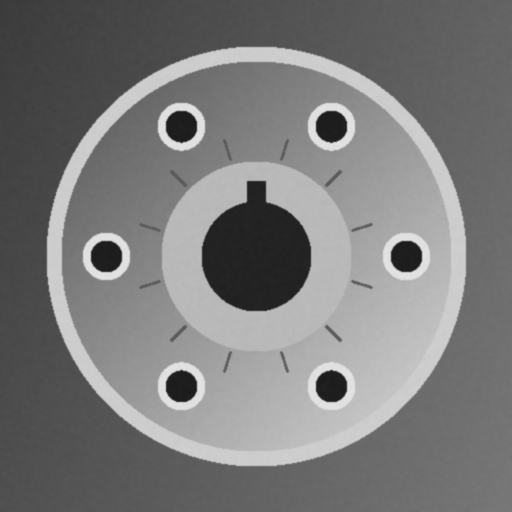
#> input picture src/labs/lab2/detail.png, 512 x 512 px
$ python lab2_variant1.py   (older library calls are emulated)
#> lines starting #> are read from the running program, lines starting #| are printed output that depends on the picture; after the words box and inside, x2 and y2 are one past the last pixel; in counts of white or black regions, pixels touching at a corner belong together

import os
import sys
import json
import time

import cv2
import numpy as np
import matplotlib
matplotlib.use("Agg")                     # рендер без вікна (для збереження рисунків)
import matplotlib.pyplot as plt
from skimage.metrics import structural_similarity as ssim

# ---------------------------------------------------------------------------
# Параметри варіанту 1
# ---------------------------------------------------------------------------
NOISE_PROB = 0.05          # щільність імпульсного шуму 5 %
KSIZES = (3, 5)            # апертури фільтрів
T_LOW, T_HIGH = 30, 100    # пороги детектора Canny
SEED = 42                  # фіксований seed для відтворюваності результатів
OUT = "results"
os.makedirs(OUT, exist_ok=True)
plt.rcParams.update({"font.size": 10, "figure.dpi": 110})


# ---------------------------------------------------------------------------
# 1. Завантаження вхідного зображення технічної деталі
# ---------------------------------------------------------------------------
def load_image(path):
    """Завантажує зображення у градаціях сірого.
    Якщо файл не знайдено або його не вдалося прочитати — повідомляє користувача і завершує роботу."""
#> called with path = 'detail.png'
    if not os.path.exists(path):
        sys.exit(f"Помилка: файл зображення '{path}' не знайдено. "
                 f"Покладіть зображення поруч зі скриптом або вкажіть шлях: "
                 f"python lab2_variant1.py <шлях_до_зображення>")
    img = cv2.imread(path, cv2.IMREAD_GRAYSCALE)
#> img is the input picture: shape (512, 512); min 27, max 228, mean 122.6
    if img is None:
        sys.exit(f"Помилка: не вдалося прочитати '{path}' як зображення "
                 f"(підтримуються формати JPG, PNG, BMP тощо).")
    print(f"Завантажено зображення: {path}  {img.shape}")
#| Завантажено зображення: detail.png  (512, 512)
    return img


# ---------------------------------------------------------------------------
# 2. Моделювання імпульсного шуму «сіль та перець»
# ---------------------------------------------------------------------------
def add_salt_pepper(img, prob, seed=SEED):
    """prob/2 пікселів -> 0 (перець), prob/2 пікселів -> 255 (сіль)."""
#> called with prob = 0.05, seed = 42
    rng = np.random.default_rng(seed)
    noisy = img.copy()
    rnd = rng.random(img.shape)
    noisy[rnd < prob / 2] = 0
    noisy[rnd > 1 - prob / 2] = 255
    return noisy


# ---------------------------------------------------------------------------
# 3. Метрики якості
# ---------------------------------------------------------------------------
def calc_metrics(orig, proc):
    """Повертає MSE, PSNR (dB) та SSIM між еталоном і обробленим зображенням."""
    diff = orig.astype(np.float64) - proc.astype(np.float64)
    mse = float(np.mean(diff ** 2))
    psnr = float("inf") if mse == 0 else 10 * np.log10(255.0 ** 2 / mse)
    return mse, psnr, float(ssim(orig, proc, data_range=255))


def timed(fn, *args, repeats=20):
    """Середній час виконання фільтра, мс."""
    fn(*args)
    t0 = time.perf_counter()
    for _ in range(repeats):
        res = fn(*args)
    return res, (time.perf_counter() - t0) / repeats * 1000


# ---------------------------------------------------------------------------
# ОСНОВНИЙ ЕКСПЕРИМЕНТ
# ---------------------------------------------------------------------------
img = load_image(sys.argv[1] if len(sys.argv) > 1 else "detail.png")
cv2.imwrite(f"{OUT}/00_original.png", img)

noisy = add_salt_pepper(img, NOISE_PROB)
cv2.imwrite(f"{OUT}/01_noisy_sp5.png", noisy)
n_imp = int(np.sum(noisy != img))
#> n_imp = 13073
print(f"Змінено імпульсами пікселів: {n_imp} ({n_imp / img.size * 100:.2f} %)")
#| Змінено імпульсами пікселів: 13073 (4.99 %)

# --- фільтрація: Median та Box з однаковими апертурами ---
results = {"Без фільтра": noisy}
times = {}
for k in KSIZES:
    results[f"Median {k}×{k}"], times[f"Median {k}×{k}"] = timed(cv2.medianBlur, noisy, k)
    results[f"Box {k}×{k}"], times[f"Box {k}×{k}"] = timed(cv2.blur, noisy, (k, k))
#> after the loop, results = 5 items; times = {'Median 3×3': 0.09, 'Box 3×3': 0.0967, 'Median 5×5': 0.71, 'Box 5×5': 0.101}
for name, im in results.items():
    cv2.imwrite(f"{OUT}/f_{name.replace(' ', '_').replace('×', 'x')}.png", im)
#> this loop made 5 passes
#> name on passes 1 to 5: 'Без фільтра', 'Median 3×3', 'Box 3×3', 'Median 5×5', 'Box 5×5'

# --- метрики ---
table = []
print(f"\n{'Метод':<14}{'MSE':>10}{'PSNR, dB':>10}{'SSIM':>8}{'t, мс':>8}")
for name, im in results.items():
    mse, psnr, s = calc_metrics(img, im)
    row = dict(method=name, mse=round(mse, 2), psnr=round(psnr, 2), ssim=round(s, 4),
               time_ms=round(times.get(name, 0.0), 3))
    table.append(row)
    print(f"{name:<14}{mse:>10.2f}{psnr:>10.2f}{s:>8.4f}{row['time_ms']:>8.3f}")
#> this loop made 5 passes
#> (name, mse, psnr, s) on passes 1 to 5: ('Без фільтра', 922.2, 18.48, 0.242), ('Median 3×3', 2.62, 43.94, 0.996), ('Box 3×3', 118.5, 27.4, 0.534), ('Median 5×5', 4.39, 41.7, 0.993), ('Box 5×5', 79.53, 29.13, 0.736)
#| Без фільтра       922.23     18.48  0.2419   0.000
#| Median 3×3          2.62     43.94  0.9965   0.090
#| Box 3×3           118.46     27.40  0.5344   0.097
#| Median 5×5          4.39     41.70  0.9927   0.710
#| Box 5×5            79.53     29.13  0.7358   0.101
#> after the loop, table = 5 items

# виграш медіани над Box
gain = {}
for k in KSIZES:
    m = next(r for r in table if r["method"] == f"Median {k}×{k}")
    b = next(r for r in table if r["method"] == f"Box {k}×{k}")
    gain[k] = dict(mse_ratio=round(b["mse"] / m["mse"], 2), psnr_gain=round(m["psnr"] - b["psnr"], 2))
    print(f"Апертура {k}×{k}: MSE_Box / MSE_Median = {gain[k]['mse_ratio']}, "
          f"виграш PSNR = {gain[k]['psnr_gain']} dB")
#> this loop made 2 passes
#| Апертура 3×3: MSE_Box / MSE_Median = 45.21, виграш PSNR = 16.54 dB
#| Апертура 5×5: MSE_Box / MSE_Median = 18.12, виграш PSNR = 12.57 dB
#> after the loop, gain = 2 items

# --- Рис. 1: вхідні дані та результати фільтрації ---
fig, axes = plt.subplots(2, 3, figsize=(12, 9.2))
order = ["Без фільтра", "Median 3×3", "Median 5×5", None, "Box 3×3", "Box 5×5"]
for ax, name in zip(axes.ravel(), order):
    if name is None:
        ax.imshow(img, cmap="gray", vmin=0, vmax=255); ax.set_title("Оригінал (еталон)")
    else:
        r = next(r for r in table if r["method"] == name)
        ttl = "Зашумлене S&P 5 %" if name == "Без фільтра" else name
        ax.imshow(results[name], cmap="gray", vmin=0, vmax=255)
        ax.set_title(f"{ttl}\nMSE={r['mse']:.1f}  PSNR={r['psnr']:.2f} dB")
    ax.axis("off")
fig.tight_layout(); fig.savefig(f"{OUT}/fig1_filtering.png", dpi=130); plt.close(fig)

# --- Рис. 2: збільшений фрагмент (видно залишки імпульсів / розмиття) ---
y0, x0, s = 60, 330, 110      # фрагмент з кріпильним отвором
fig, axes = plt.subplots(1, 5, figsize=(15, 3.4))
for ax, (name, im) in zip(axes, [("Оригінал", img), ("S&P 5 %", noisy),
                                  ("Median 3×3", results["Median 3×3"]),
                                  ("Median 5×5", results["Median 5×5"]),
                                  ("Box 5×5", results["Box 5×5"])]):
    ax.imshow(im[y0:y0 + s, x0:x0 + s], cmap="gray", vmin=0, vmax=255, interpolation="nearest")
    ax.set_title(name); ax.axis("off")
#> this loop made 5 passes
fig.tight_layout(); fig.savefig(f"{OUT}/fig2_zoom.png", dpi=130); plt.close(fig)

# --- Рис. 3: стовпчикова діаграма MSE (основне спец. дослідження) ---
fig, ax = plt.subplots(figsize=(7, 4))
xs = np.arange(len(KSIZES)); wbar = 0.36
mse_med = [next(r["mse"] for r in table if r["method"] == f"Median {k}×{k}") for k in KSIZES]
#> mse_med = [2.62, 4.39]
mse_box = [next(r["mse"] for r in table if r["method"] == f"Box {k}×{k}") for k in KSIZES]
#> mse_box = [118.5, 79.53]
b1 = ax.bar(xs - wbar / 2, mse_med, wbar, label="Median", color="#2a6fbb")
b2 = ax.bar(xs + wbar / 2, mse_box, wbar, label="Box", color="#e08a2c")
ax.bar_label(b1, fmt="%.1f"); ax.bar_label(b2, fmt="%.1f")
ax.set_xticks(xs, [f"{k}×{k}" for k in KSIZES]); ax.set_ylabel("MSE")
ax.set_title("MSE для Median та Box при однакових апертурах (S&P 5 %)")
ax.legend(); ax.spines[["top", "right"]].set_visible(False)
fig.tight_layout(); fig.savefig(f"{OUT}/fig3_mse_bar.png", dpi=130); plt.close(fig)

# --- Рис. 4: 1D-профіль інтенсивності вздовж рядка через отвір ---
row_y = 256
fig, ax = plt.subplots(figsize=(10, 3.8))
ax.plot(noisy[row_y], color="#bbbbbb", lw=0.8, label="S&P 5 %")
ax.plot(img[row_y], color="black", lw=1.6, label="Оригінал")
ax.plot(results["Median 5×5"][row_y], color="#2a6fbb", lw=1.3, label="Median 5×5")
ax.plot(results["Box 5×5"][row_y], color="#e08a2c", lw=1.3, ls="--", label="Box 5×5")
ax.set_xlim(0, img.shape[1] - 1); ax.set_xlabel("x, піксель"); ax.set_ylabel("Інтенсивність")
ax.set_title(f"Профіль інтенсивності вздовж рядка y = {row_y}")
ax.legend(ncol=4, loc="upper center", bbox_to_anchor=(0.5, -0.2), frameon=False); ax.spines[["top", "right"]].set_visible(False)
fig.tight_layout(); fig.savefig(f"{OUT}/fig4_profile.png", dpi=130); plt.close(fig)

# ---------------------------------------------------------------------------
# 4. Математична причина стійкості медіани: аналіз одного вікна 3×3 зі спайком
# ---------------------------------------------------------------------------
win = np.array([[150, 152, 149], [151, 255, 150], [148, 153, 151]], dtype=float)  # «сіль» у центрі
win_mean, win_med = win.mean(), np.median(win)
print(f"\nВікно 3×3 зі спайком 255: mean = {win_mean:.2f}, median = {win_med:.0f}")
# скільки імпульсів має потрапити у вікно, щоб медіана «зламалась»
# медіана 9 значень — 5-те за порядком; вона стає імпульсом, коли однакових імпульсів ≥ 5
breakdown = {k: (k * k) // 2 + 1 for k in (3, 5, 7)}
# ймовірність, що у вікні ≥ m імпульсів одного знаку (p/2 = 2.5 %) — біноміальний розподіл
from math import comb
def p_break(k, p=NOISE_PROB / 2):
    n = k * k; m = n // 2 + 1
    return sum(comb(n, j) * p ** j * (1 - p) ** (n - j) for j in range(m, n + 1))
p_fail = {k: p_break(k) for k in (3, 5)}
for k in (3, 5):
    print(f"P(медіана {k}×{k} дорівнює імпульсу) = {p_fail[k]:.2e}")

# Емпірична перевірка: частка імпульсів, що залишились після фільтра
imp_mask = noisy != img
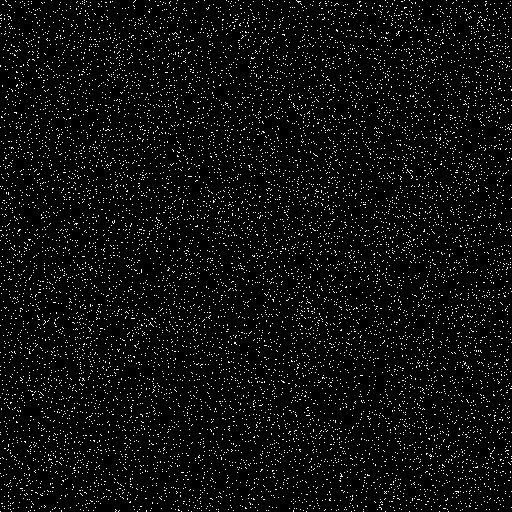
#> imp_mask: shape (512, 512) bool; 5% white in thin lines or dots
residual_imp = {}
for name in ["Median 3×3", "Median 5×5", "Box 3×3", "Box 5×5"]:
    f = results[name].astype(int)
    # «залишковий» імпульс — піксель, відхилення якого від еталону > 40 рівнів
    residual_imp[name] = int(np.sum(np.abs(f - img.astype(int)) > 40))
#> after the loop, residual_imp = {'Median 3×3': 87, 'Median 5×5': 147, 'Box 3×3': 1860, 'Box 5×5': 954}
print("Пікселів з похибкою > 40:", residual_imp)
#| Пікселів з похибкою > 40: {'Median 3×3': 87, 'Median 5×5': 147, 'Box 3×3': 1860, 'Box 5×5': 954}

# ---------------------------------------------------------------------------
# 5. Додатково: залежність MSE від щільності шуму (1…30 %) — межі ефективності
# ---------------------------------------------------------------------------
densities = [0.01, 0.03, 0.05, 0.08, 0.10, 0.15, 0.20, 0.25, 0.30]
sweep = {n: [] for n in ["Median 3×3", "Median 5×5", "Box 3×3", "Box 5×5"]}
for d in densities:
    nz = add_salt_pepper(img, d)
    for k in KSIZES:
        sweep[f"Median {k}×{k}"].append(calc_metrics(img, cv2.medianBlur(nz, k))[0])
        sweep[f"Box {k}×{k}"].append(calc_metrics(img, cv2.blur(nz, (k, k)))[0])
#> this loop made 9 passes
#> pass 1, in calc_metrics (call 8), `diff = orig.astype(np.float64) - proc.astype(np.float64)`:
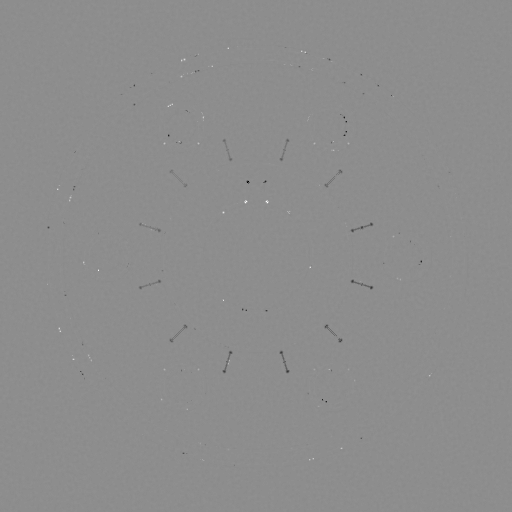
#> diff: shape (512, 512) float64; min -86, max 69, mean 0; drawn with min black and max white
#> after the loop:
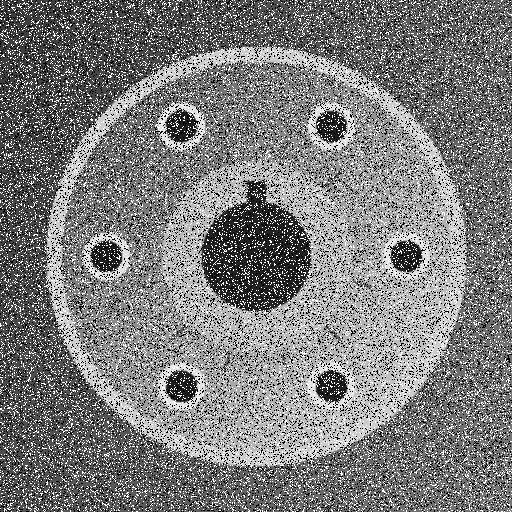
#> nz: shape (512, 512); min 0, max 255, mean 124.1
fig, ax = plt.subplots(figsize=(8, 4.2))
sty = {"Median 3×3": ("#7fb3e6", "-"), "Median 5×5": ("#2a6fbb", "-"),
       "Box 3×3": ("#f2b878", "--"), "Box 5×5": ("#e08a2c", "--")}
for n, v in sweep.items():
    ax.plot(np.array(densities) * 100, v, marker="o", ms=4, color=sty[n][0], ls=sty[n][1], label=n)
ax.axvline(5, color="gray", lw=0.8, ls=":"); ax.text(5.3, ax.get_ylim()[1] * 0.92, "варіант 1", color="gray")
ax.set_yscale("log"); ax.set_xlabel("Щільність шуму S&P, %"); ax.set_ylabel("MSE (лог. шкала)")
ax.set_title("Залежність MSE від щільності імпульсного шуму")
ax.legend(); ax.grid(alpha=0.3, which="both"); ax.spines[["top", "right"]].set_visible(False)
fig.tight_layout(); fig.savefig(f"{OUT}/fig5_density_sweep.png", dpi=130); plt.close(fig)

# ---------------------------------------------------------------------------
# 6. Виділення контурів: Sobel, Laplacian, Canny (30/100)
# ---------------------------------------------------------------------------
base = results["Median 5×5"]
sobelx = cv2.Sobel(base, cv2.CV_64F, 1, 0, ksize=3)
sobely = cv2.Sobel(base, cv2.CV_64F, 0, 1, ksize=3)
sobel_mag = cv2.magnitude(sobelx, sobely)
laplacian = cv2.Laplacian(base, cv2.CV_64F, ksize=3)

edges_ref = cv2.Canny(img, T_LOW, T_HIGH)          # «еталонна» карта контурів оригіналу
#> edges_ref: shape (512, 512); 2.5% white in thin lines or dots, all inside (x1, y1, x2, y2) = (46, 46, 467, 467)
edge_stats = []
canny_maps = {}
for name in ["Без фільтра", "Median 3×3", "Median 5×5", "Box 3×3", "Box 5×5"]:
    e = cv2.Canny(results[name], T_LOW, T_HIGH)
    canny_maps[name] = e
    # точність / повнота з допуском 1 піксель (розширюємо еталон та результат)
    k3 = np.ones((3, 3), np.uint8)
    tp_p = np.sum((e > 0) & (cv2.dilate(edges_ref, k3) > 0))
    tp_r = np.sum((edges_ref > 0) & (cv2.dilate(e, k3) > 0))
    prec = tp_p / max(np.sum(e > 0), 1); rec = tp_r / max(np.sum(edges_ref > 0), 1)
    f1 = 2 * prec * rec / (prec + rec + 1e-12)
    edge_stats.append(dict(method=name, n_edge=int(np.sum(e > 0)),
                           precision=round(float(prec), 3), recall=round(float(rec), 3),
                           f1=round(float(f1), 3)))
#> this loop made 5 passes
#> (tp_p, tp_r, prec, rec, f1) on passes 1 to 5: (7504, 6405, 0.11, 0.995, 0.199), (6484, 6436, 1, 1, 1), (6450, 6418, 1, 0.997, 0.999), (6841, 6293, 0.118, 0.978, 0.211), (6601, 5987, 0.293, 0.93, 0.446)
#> pass 1, `e = cv2.Canny(results[name], T_LOW, T_HIGH)`:
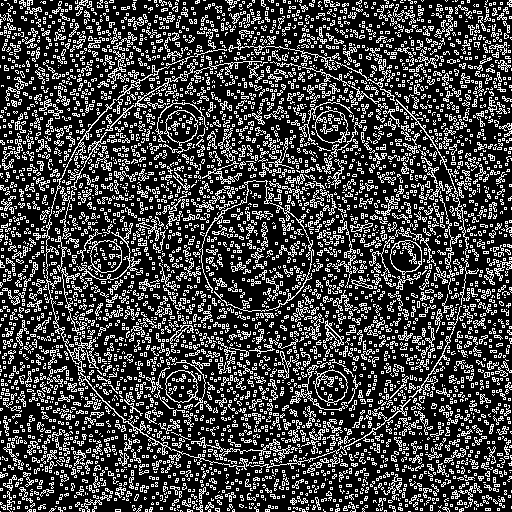
#> e: shape (512, 512); 25.9% white in thin lines or dots
#> after the loop:
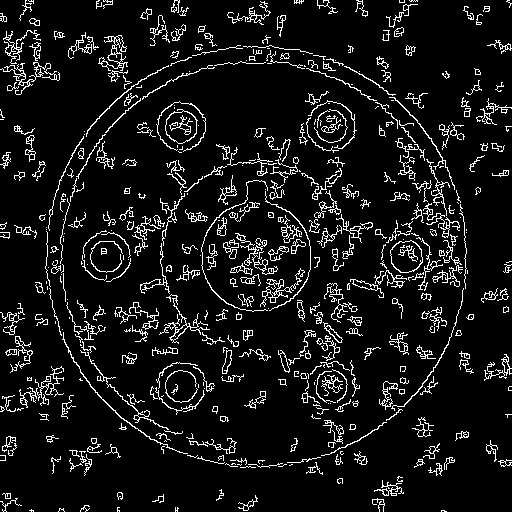
#> e: shape (512, 512); 8.6% white in thin lines or dots
#> after the loop, canny_maps = 5 items; edge_stats = 5 items
n_ref = int(np.sum(edges_ref > 0))
#> n_ref = 6436
print(f"\nCanny {T_LOW}/{T_HIGH}: еталон (оригінал) N_edge = {n_ref}")
#| Canny 30/100: еталон (оригінал) N_edge = 6436
for r in edge_stats:
    print(f"  {r['method']:<12} N_edge={r['n_edge']:>6}  P={r['precision']:.3f}  "
          f"R={r['recall']:.3f}  F1={r['f1']:.3f}")
#> this loop made 5 passes
#|   Без фільтра  N_edge= 68008  P=0.110  R=0.995  F1=0.199
#|   Median 3×3   N_edge=  6485  P=1.000  R=1.000  F1=1.000
#|   Median 5×5   N_edge=  6451  P=1.000  R=0.997  F1=0.999
#|   Box 3×3      N_edge= 57764  P=0.118  R=0.978  F1=0.211
#|   Box 5×5      N_edge= 22501  P=0.293  R=0.930  F1=0.446

fig, axes = plt.subplots(2, 3, figsize=(12, 9.2))
axes[0, 0].imshow(base, cmap="gray"); axes[0, 0].set_title("Median 5×5 (вхід для контурів)")
axes[0, 1].imshow(sobel_mag, cmap="gray"); axes[0, 1].set_title("Модуль градієнта Собеля |G|")
axes[0, 2].imshow(np.abs(laplacian), cmap="gray", vmax=np.percentile(np.abs(laplacian), 99.5))
axes[0, 2].set_title("|Laplacian|")
axes[1, 0].imshow(canny_maps["Без фільтра"], cmap="gray")
axes[1, 0].set_title(f"Canny {T_LOW}/{T_HIGH} без фільтра\nN={edge_stats[0]['n_edge']}")
axes[1, 1].imshow(canny_maps["Median 5×5"], cmap="gray")
axes[1, 1].set_title(f"Canny {T_LOW}/{T_HIGH} після Median 5×5\nN={edge_stats[2]['n_edge']}")
axes[1, 2].imshow(canny_maps["Box 5×5"], cmap="gray")
axes[1, 2].set_title(f"Canny {T_LOW}/{T_HIGH} після Box 5×5\nN={edge_stats[4]['n_edge']}")
for ax in axes.ravel(): ax.axis("off")
fig.tight_layout(); fig.savefig(f"{OUT}/fig6_edges.png", dpi=130); plt.close(fig)
#> after `fig.tight_layout()`:
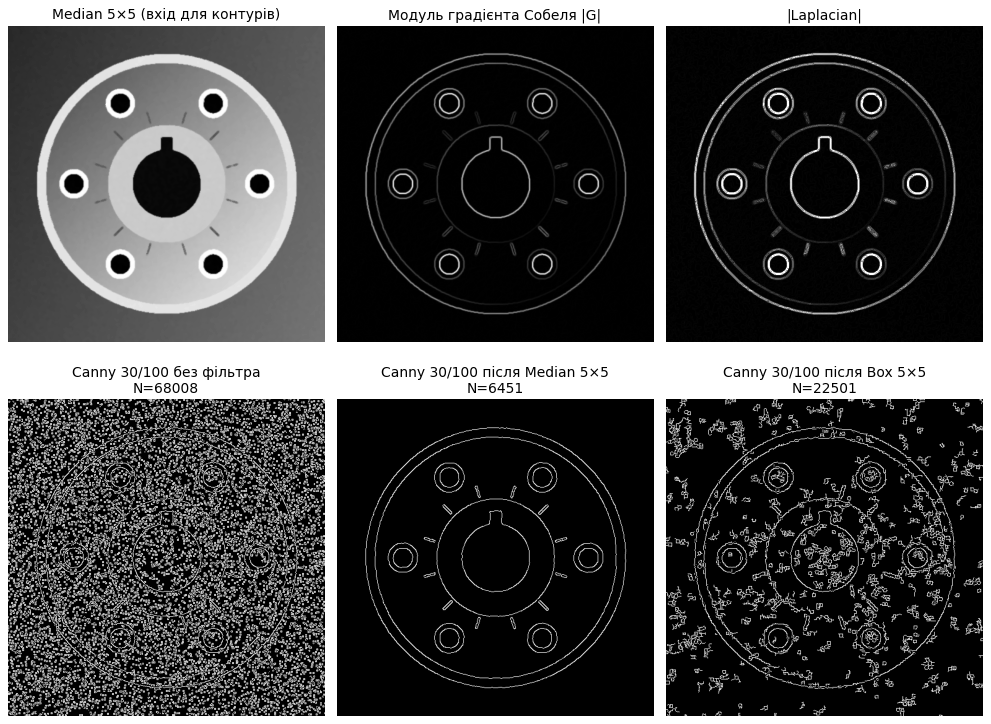
#> figure drawn by matplotlib, 6 panels

# ---------------------------------------------------------------------------
# 7. Вплив попереднього Gaussian Blur на Canny (пункт порядку виконання роботи)
# ---------------------------------------------------------------------------
blur_study = []
for sigma in [0, 0.8, 1.4, 2.0, 3.0]:
    src = results["Median 3×3"] if sigma == 0 else cv2.GaussianBlur(results["Median 3×3"], (0, 0), sigma)
    e = cv2.Canny(src, T_LOW, T_HIGH)
    k3 = np.ones((3, 3), np.uint8)
    prec = np.sum((e > 0) & (cv2.dilate(edges_ref, k3) > 0)) / max(np.sum(e > 0), 1)
    rec = np.sum((edges_ref > 0) & (cv2.dilate(e, k3) > 0)) / max(n_ref, 1)
    blur_study.append(dict(sigma=sigma, n_edge=int(np.sum(e > 0)), precision=round(float(prec), 3),
                           recall=round(float(rec), 3), f1=round(float(2 * prec * rec / (prec + rec + 1e-12)), 3)))
#> this loop made 5 passes
#> rec on passes 1 to 5: 1, 0.962, 0.888, 0.836, 0.61
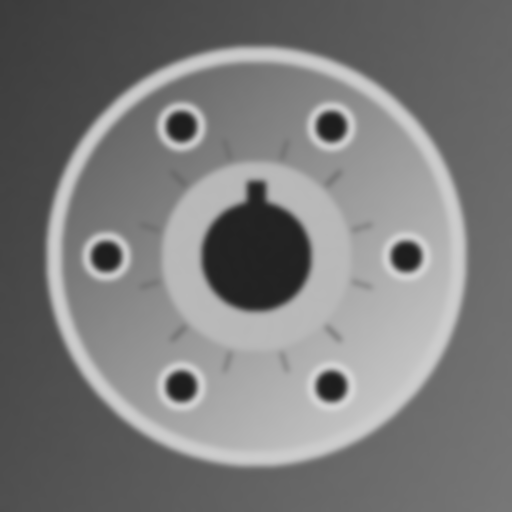
#> src: shape (512, 512); min 29, max 212, mean 122.7
#> after the loop, blur_study = 5 items
print("\nGaussian Blur перед Canny (на Median 3×3):")
for r in blur_study:
    print(f"  σ={r['sigma']:<4} N={r['n_edge']:>6} P={r['precision']:.3f} R={r['recall']:.3f} F1={r['f1']:.3f}")

# ---------------------------------------------------------------------------
# Збереження числових результатів
# ---------------------------------------------------------------------------
summary = dict(image_shape=list(img.shape), impulses=n_imp, metrics=table, gain=gain,
               window=dict(values=win.astype(int).tolist(), mean=round(win_mean, 2), median=float(win_med)),
               breakdown=breakdown, p_fail={k: float(v) for k, v in p_fail.items()},
               residual_imp=residual_imp, sweep=dict(densities=densities,
               **{k: [round(x, 2) for x in v] for k, v in sweep.items()}),
               canny_ref=n_ref, edges=edge_stats, blur_study=blur_study)
#> summary = 12 items
with open(f"{OUT}/summary.json", "w", encoding="utf-8") as fjs:
    json.dump(summary, fjs, ensure_ascii=False, indent=2)
print(f"\nРезультати збережено у папці '{OUT}/'.")
